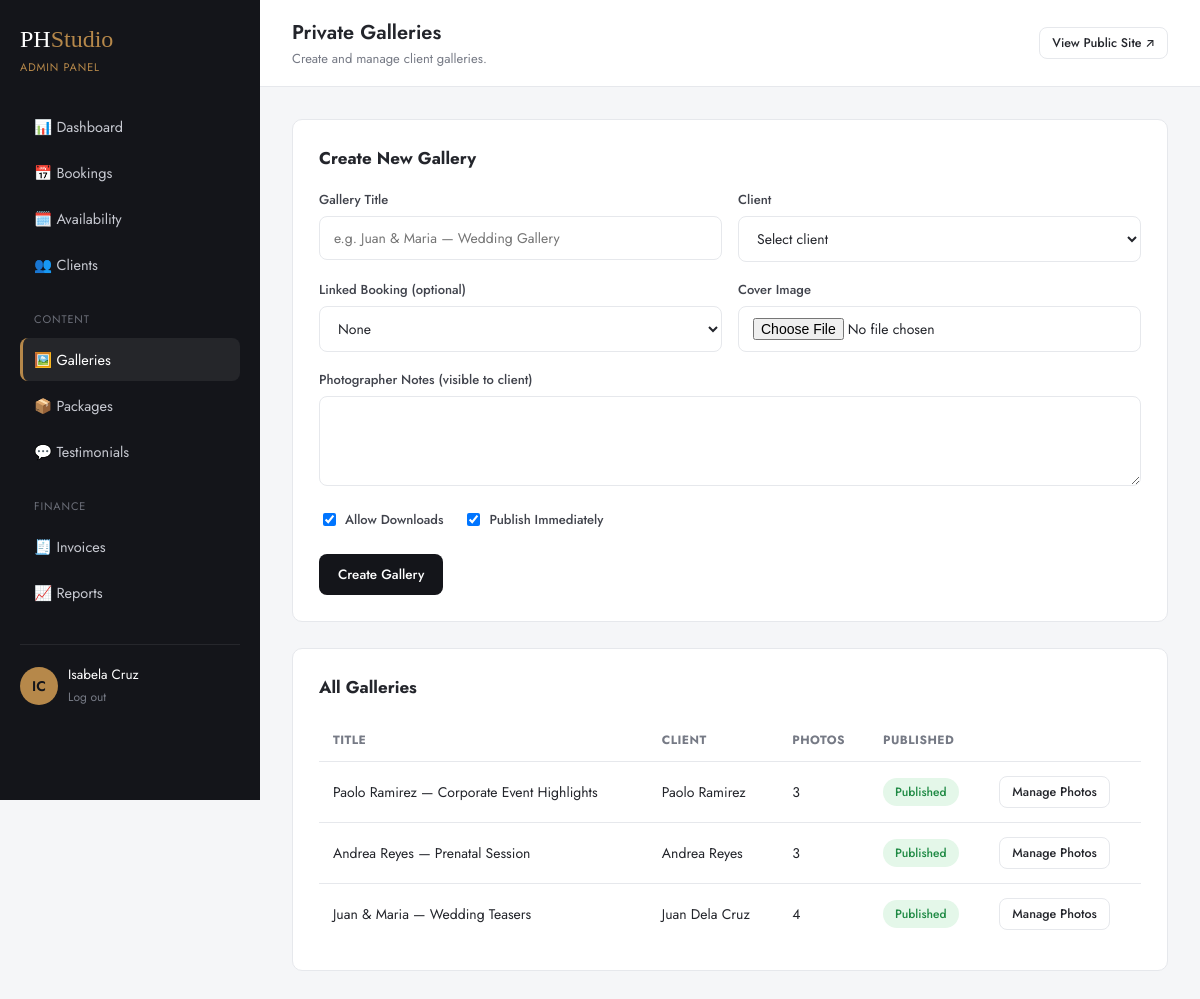
Page /backend/admin/galleries.php (signed in) on the committed database.
### tables this page shows
CREATE TABLE galleries (
    id              INT UNSIGNED AUTO_INCREMENT PRIMARY KEY,
    booking_id      INT UNSIGNED DEFAULT NULL,
    client_id       INT UNSIGNED NOT NULL,
    title           VARCHAR(150) NOT NULL COMMENT 'e.g. Juan & Maria — Wedding Gallery',
    cover_image     VARCHAR(255) DEFAULT NULL,
    photographer_notes TEXT,
    share_token     VARCHAR(64) NOT NULL UNIQUE,
    is_published    TINYINT(1) NOT NULL DEFAULT 0,
    allow_download  TINYINT(1) NOT NULL DEFAULT 1,
    created_at      DATETIME NOT NULL DEFAULT CURRENT_TIMESTAMP,
    FOREIGN KEY (booking_id) REFERENCES bookings(id) ON DELETE SET NULL,
    FOREIGN KEY (client_id) REFERENCES users(id) ON DELETE CASCADE
);

CREATE TABLE users (
    id              INT UNSIGNED AUTO_INCREMENT PRIMARY KEY,
    role            ENUM('admin','photographer','client') NOT NULL DEFAULT 'client',
    full_name       VARCHAR(120) NOT NULL,
    email           VARCHAR(150) NOT NULL UNIQUE,
    phone           VARCHAR(30)  DEFAULT NULL,
    password_hash   VARCHAR(255) NOT NULL,
    avatar_path     VARCHAR(255) DEFAULT NULL,
    is_active       TINYINT(1)   NOT NULL DEFAULT 1,
    created_at      DATETIME     NOT NULL DEFAULT CURRENT_TIMESTAMP,
    updated_at      DATETIME     NOT NULL DEFAULT CURRENT_TIMESTAMP ON UPDATE CURRENT_TIMESTAMP
);

### backend/config/db.php (called while the page is built, shortened)
<?php
function db(): PDO
{
    static $pdo = null;
    if ($pdo instanceof PDO) {
        return $pdo;
    }
    $dsn = sprintf(
        'mysql:host=%s;port=%s;dbname=%s;charset=utf8mb4',
        DB_HOST,
        DB_PORT,
        DB_NAME
    );
    try {
        $pdo = new PDO($dsn, DB_USER, DB_PASS, [
            PDO::ATTR_ERRMODE            => PDO::ERRMODE_EXCEPTION,
            PDO::ATTR_DEFAULT_FETCH_MODE => PDO::FETCH_ASSOC,
            PDO::ATTR_EMULATE_PREPARES   => false,
        ]);
    } catch (PDOException $e) {
        if (APP_DEBUG) {
            die('Database connection failed: ' . $e->getMessage());
        }
        die('We are experiencing a temporary issue. Please try again shortly.');
    }
    return $pdo;
}

### backend/includes/functions.php (called while the page is built, shortened)
<?php
require_once __DIR__ . '/../config/db.php';
function e(?string $value): string
{
    return htmlspecialchars($value ?? '', ENT_QUOTES, 'UTF-8');
}
function base_url(string $path = ''): string
{
    return APP_URL . '/' . ltrim($path, '/');
}

### backend/admin/galleries.php (the view, shortened to what this page needs)
<?php
require_once __DIR__ . '/../includes/functions.php';
$galleries = db()->query('SELECT g.*, u.full_name AS client_name, COUNT(gp.id) AS photo_count
                           FROM galleries g JOIN users u ON u.id = g.client_id
                           LEFT JOIN gallery_photos gp ON gp.gallery_id = g.id
                           GROUP BY g.id ORDER BY g.created_at DESC')->fetchAll();
require __DIR__ . '/../includes/dash_header.php';
?>
<div class="panel">
  <div class="panel-head"><h3>Create New Gallery</h3></div>
  <form method="post" enctype="multipart/form-data">
    <div class="d-form-row">
      <div class="d-form-group">
        <label>Gallery Title</label>
        <input class="d-form-control" type="text" name="title" placeholder="e.g. Juan &amp; Maria — Wedding Gallery" required>
      </div>
      <div class="d-form-group">
        <label>Client</label>
        <select class="d-form-control" name="client_id" required>
          <option value="">Select client</option>
        </select>
      </div>
    </div>
    <div class="d-form-row">
      <div class="d-form-group">
        <label>Linked Booking (optional)</label>
        <select class="d-form-control" name="booking_id">
          <option value="">None</option>
        </select>
      </div>
      <div class="d-form-group">
        <label>Cover Image</label>
        <input class="d-form-control" type="file" name="cover_image" accept="image/*">
      </div>
    </div>
    <div class="d-form-group">
      <label>Photographer Notes (visible to client)</label>
      <textarea class="d-form-control" name="photographer_notes" rows="2"></textarea>
    </div>
    <div class="d-form-group" style="display:flex;gap:20px;">
      <label style="display:flex;align-items:center;gap:6px;"><input type="checkbox" name="allow_download" checked> Allow Downloads</label>
      <label style="display:flex;align-items:center;gap:6px;"><input type="checkbox" name="is_published" checked> Publish Immediately</label>
    </div>
    <button type="submit" class="d-btn d-btn-primary">Create Gallery</button>
  </form>
</div>
<div class="panel">
  <div class="panel-head"><h3>All Galleries</h3></div>
  <?php if (!$galleries): ?>
    <div class="empty-state"><div class="icon">🖼️</div><p>No galleries created yet.</p></div>
  <?php else: ?>
    <div class="table-wrap">
      <table class="d-table">
        <thead><tr><th>Title</th><th>Client</th><th>Photos</th><th>Published</th><th></th></tr></thead>
        <tbody>
          <?php foreach ($galleries as $g): ?>
          <tr>
            <td><?= e($g['title']) ?></td>
            <td><?= e($g['client_name']) ?></td>
            <td><?= (int) $g['photo_count'] ?></td>
            <td><span class="badge <?= $g['is_published'] ? 'badge-completed' : 'badge-pending' ?>"><?= $g['is_published'] ? 'Published' : 'Draft' ?></span></td>
            <td><a href="<?= base_url('admin/gallery-manage.php?id=' . $g['id']) ?>" class="d-btn d-btn-outline d-btn-sm">Manage Photos</a></td>
          </tr>
          <?php endforeach; ?>
        </tbody>
      </table>
    </div>
  <?php endif; ?>
</div>
<?php require __DIR__ . '/../includes/dash_footer.php'; ?>

### backend/assets/css/dashboard.css (style rules this page uses)
:root { --d-black: #14151a; --d-charcoal: #1f2128; --d-gold: #b6884a; --d-bg: #f5f6f8; --d-card: #ffffff; --d-border: #e6e8ec; --d-text: #23252b; --d-muted: #767a85; --d-radius: 10px; --d-font: 'Jost', -apple-system, BlinkMacSystemFont, sans-serif; }
* { box-sizing: border-box; }
body.dashboard { margin: 0; font-family: var(--d-font); background: var(--d-bg); color: var(--d-text); display: flex; min-height: 100vh; }
a { text-decoration: none; color: inherit; }
.panel { background: var(--d-card); border: 1px solid var(--d-border); border-radius: var(--d-radius); padding: 26px; margin-bottom: 26px; }
.panel-head { display: flex; align-items: center; justify-content: space-between; margin-bottom: 20px; flex-wrap: wrap; gap: 12px; }
.panel-head h3 { font-size: 17px; margin: 0; }
.table-wrap { overflow-x: auto; }
table.d-table { width: 100%; border-collapse: collapse; font-size: 14px; }
table.d-table th { text-align: left; padding: 12px 14px; font-size: 12px; text-transform: uppercase; letter-spacing: 0.04em; color: var(--d-muted); border-bottom: 1px solid var(--d-border); }
table.d-table td { padding: 14px; border-bottom: 1px solid var(--d-border); vertical-align: middle; }
table.d-table tr:last-child td { border-bottom: none; }
.badge { display: inline-block; padding: 5px 12px; border-radius: 999px; font-size: 12px; font-weight: 500; text-transform: capitalize; white-space: nowrap; }
.badge-completed { background: #e4f7e9; color: #1f8a44; }
.d-btn { display: inline-flex; align-items: center; gap: 8px; justify-content:center; padding: 10px 18px; border-radius: 8px; font-size: 13.5px; font-weight: 500; cursor: pointer; border: 1px solid transparent; transition: all 0.2s ease; font-family: var(--d-font); }
.d-btn-primary { background: var(--d-black); color: #fff; }
.d-btn-outline { background: #fff; border-color: var(--d-border); color: var(--d-text); }
.d-btn-sm { padding: 6px 12px; font-size: 12.5px; }
.d-form-group { margin-bottom: 18px; }
.d-form-group label { display: block; font-size: 13px; font-weight: 500; margin-bottom: 7px; color: #40434c; }
.d-form-control { width: 100%; padding: 11px 14px; border: 1px solid var(--d-border); border-radius: 8px; font-size: 14px; font-family: var(--d-font); background: #fff; color: var(--d-text); }
.d-form-row { display: grid; grid-template-columns: 1fr 1fr; gap: 16px; }
textarea.d-form-control { resize: vertical; min-height: 90px; }

### rows in the picture
galleries: title "Paolo Ramirez — Corporate Event Highlights", client.full_name "Paolo Ramirez", photo_count "3", is_published "Published"
galleries: title "Andrea Reyes — Prenatal Session", client.full_name "Andrea Reyes", photo_count "3", is_published "Published"
galleries: title "Juan & Maria — Wedding Teasers", client.full_name "Juan Dela Cruz", photo_count "4", is_published "Published"

### other values in the picture
$user['role'] "ADMIN"
$initials ?: 'U' "IC"
$user['full_name'] "Isabela Cruz"
$dashTitle "Private Galleries"
$dashSubtitle "Create and manage client galleries."
